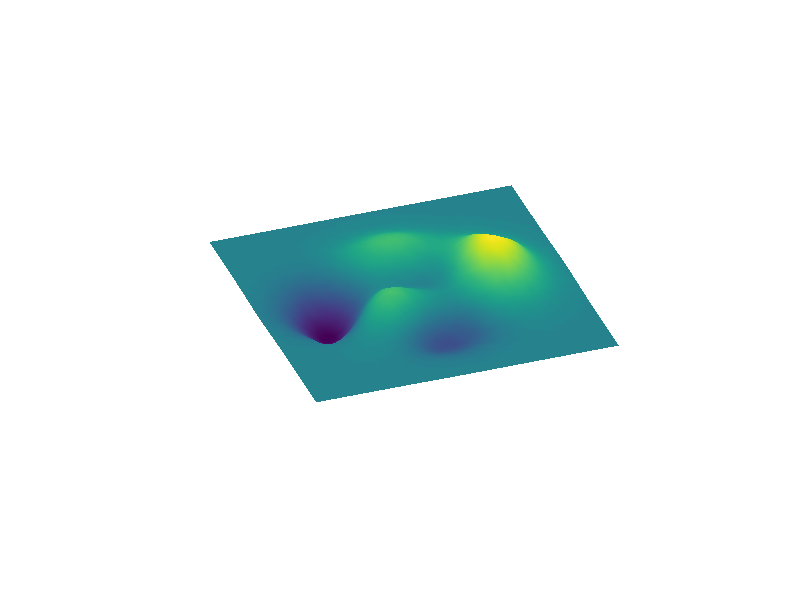

This figure's MATLAB source:
% makemovie script

z=peaks;
h=surf(z,'FaceColor','interp' , 'LineStyle' , 'none' );
grid off;
axis image;
axis vis3d;
v = axis;
axis off;
[az,el] = view;


for frameno = 1:50
     view(az,el);
     axis(v)
    if frameno < 10  
       el = el + 2.0
    else
        el = el - 2.0
    end
    az = az + 3.0
%    pause
    M(frameno) = getframe;
end    